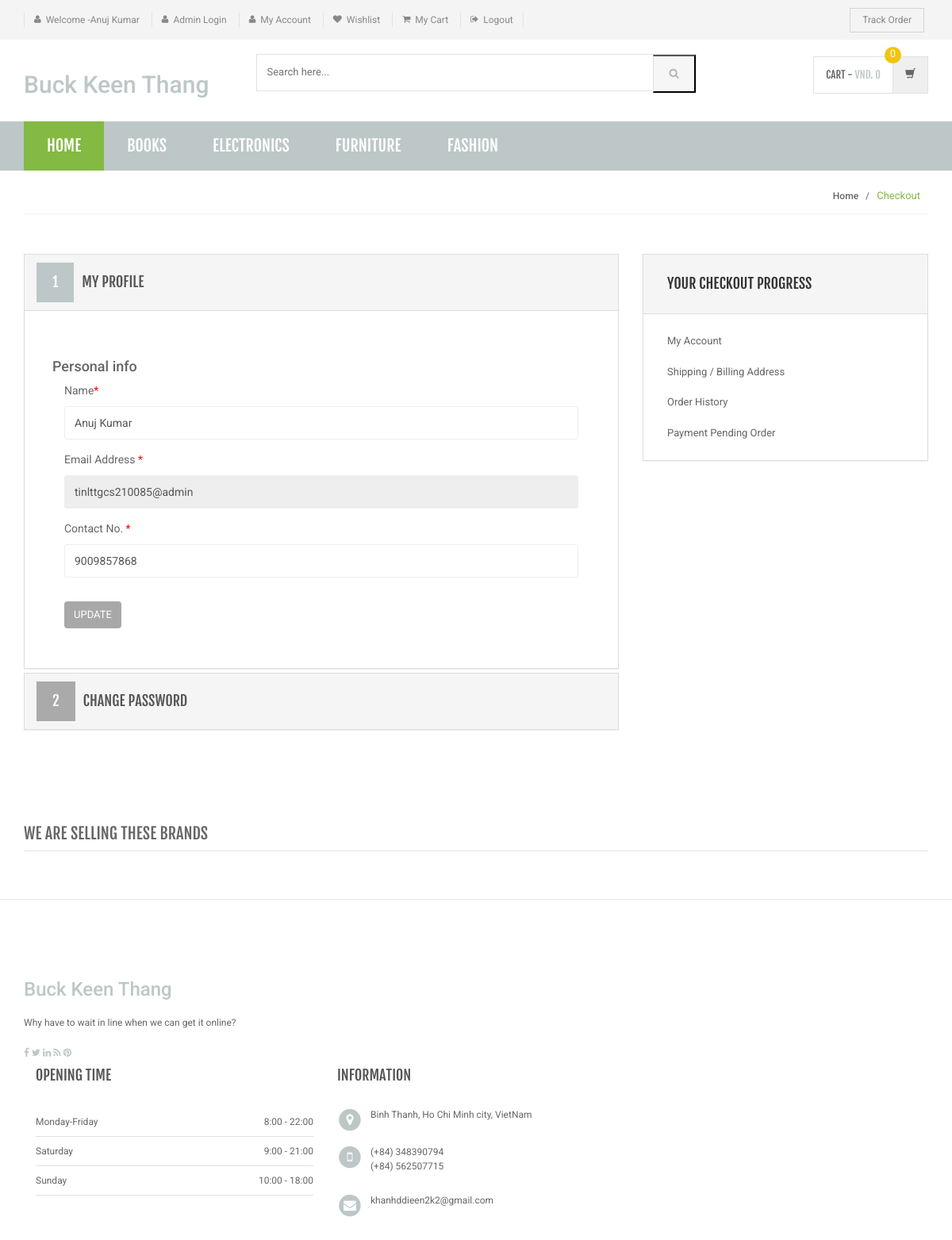
Page /my-account.php (signed in) on the committed database.
### tables this page shows
CREATE TABLE `category` (
  `id` int(11) NOT NULL,
  `categoryName` varchar(255) DEFAULT NULL,
  `categoryDescription` longtext,
  `creationDate` timestamp NOT NULL DEFAULT CURRENT_TIMESTAMP,
  `updationDate` varchar(255) DEFAULT NULL
);

CREATE TABLE `users` (
  `id` int(11) NOT NULL,
  `name` varchar(255) DEFAULT NULL,
  `email` varchar(255) DEFAULT NULL,
  `contactno` bigint(11) DEFAULT NULL,
  `password` varchar(255) DEFAULT NULL,
  `shippingAddress` longtext,
  `shippingState` varchar(255) DEFAULT NULL,
  `shippingCity` varchar(255) DEFAULT NULL,
  `shippingPincode` int(11) DEFAULT NULL,
  `billingAddress` longtext,
  `billingState` varchar(255) DEFAULT NULL,
  `billingCity` varchar(255) DEFAULT NULL,
  `billingPincode` int(11) DEFAULT NULL,
  `regDate` timestamp NOT NULL DEFAULT CURRENT_TIMESTAMP,
  `updationDate` varchar(255) DEFAULT NULL
);

### my-account.php (the view, shortened to what this page needs)
<?php
include('includes/config.php');
if(strlen($_SESSION['login'])==0)
    {
header('location:login.php');
}
else{
?>
<!DOCTYPE html>
<html lang="en">
	<head>
	    <link rel="stylesheet" href="assets/css/bootstrap.min.css">
	    <link rel="stylesheet" href="assets/css/main.css">
	    <link rel="stylesheet" href="assets/css/green.css">
	    <link rel="stylesheet" href="assets/css/owl.carousel.css">
		<link rel="stylesheet" href="assets/css/owl.transitions.css">
		<link href="assets/css/lightbox.css" rel="stylesheet">
		<link rel="stylesheet" href="assets/css/animate.min.css">
		<link rel="stylesheet" href="assets/css/rateit.css">
		<link rel="stylesheet" href="assets/css/bootstrap-select.min.css">
		<link rel="stylesheet" href="assets/css/config.css">
		<link href="assets/css/green.css" rel="alternate stylesheet" title="Green color">
		<link href="assets/css/blue.css" rel="alternate stylesheet" title="Blue color">
		<link href="assets/css/red.css" rel="alternate stylesheet" title="Red color">
		<link href="assets/css/orange.css" rel="alternate stylesheet" title="Orange color">
		<link href="assets/css/dark-green.css" rel="alternate stylesheet" title="Darkgreen color">
		<link rel="stylesheet" href="assets/css/font-awesome.min.css">
	</head>
    <body class="cnt-home">
<header class="header-style-1">
<?php include('includes/top-header.php');?>
<?php include('includes/main-header.php');?>
<?php include('includes/menu-bar.php');?>
</header>
<div class="breadcrumb">
	<div class="container">
		<div class="breadcrumb-inner">
			<ul class="list-inline list-unstyled">
				<li><a href="#">Home</a></li>
				<li class='active'>Checkout</li>
			</ul>
		</div>
	</div>
</div>
<div class="body-content outer-top-bd">
	<div class="container">
		<div class="checkout-box inner-bottom-sm">
			<div class="row">
				<div class="col-md-8">
					<div class="panel-group checkout-steps" id="accordion">
<div class="panel panel-default checkout-step-01">
		<div class="panel-heading">
    	<h4 class="unicase-checkout-title">
	        <a data-toggle="collapse" class="" data-parent="#accordion" href="#collapseOne">
	          <span>1</span>My Profile
	        </a>
	     </h4>
    </div>
	<div id="collapseOne" class="panel-collapse collapse in">
	    <div class="panel-body">
			<div class="row">
<h4>Personal info</h4>
				<div class="col-md-12 col-sm-12 already-registered-login">
<?php
$query=mysqli_query($con,"select * from users where id='".$_SESSION['id']."'");
while($row=mysqli_fetch_array($query))
{
?>
					<form class="register-form" role="form" method="post">
<div class="form-group">
					    <label class="info-title" for="name">Name<span>*</span></label>
					    <input type="text" class="form-control unicase-form-control text-input" value="<?php echo $row['name'];?>" id="name" name="name" required="required">
					  </div>
						<div class="form-group">
					    <label class="info-title" for="exampleInputEmail1">Email Address <span>*</span></label>
			 <input type="email" class="form-control unicase-form-control text-input" id="exampleInputEmail1" value="<?php echo $row['email'];?>" readonly>
					  </div>
					  <div class="form-group">
					    <label class="info-title" for="Contact No.">Contact No. <span>*</span></label>
					    <input type="text" class="form-control unicase-form-control text-input" id="contactno" name="contactno" required="required" value="<?php echo $row['contactno'];?>"  maxlength="10">
					  </div>
					  <button type="submit" name="update" class="btn-upper btn btn-primary checkout-page-button">Update</button>
					</form>
					<?php } ?>
				</div>
			</div>
		</div>
	</div>
</div>
					  	<div class="panel panel-default checkout-step-02">
						    <div class="panel-heading">
						      <h4 class="unicase-checkout-title">
						        <a data-toggle="collapse" class="collapsed" data-parent="#accordion" href="#collapseTwo">
						          <span>2</span>Change Password
						        </a>
						      </h4>
						    </div>
					  	</div>
					</div>
				</div>
			<?php include('includes/myaccount-sidebar.php');?>
			</div>
		</div>
	<?php include('includes/brands-slider.php');?>
</div>
</div>
<?php include('includes/footer.php');?>
</body>
</html>
<?php } ?>

### includes/menu-bar.php (shortened to what this page needs)
<div class="header-nav animate-dropdown">
    <div class="container">
        <div class="yamm navbar navbar-default" role="navigation">
            <div class="nav-bg-class">
                <div class="navbar-collapse collapse" id="mc-horizontal-menu-collapse">
	<div class="nav-outer">
		<ul class="nav navbar-nav">
			<li class="active dropdown yamm-fw">
				<a href="index.php" data-hover="dropdown" class="dropdown-toggle">Home</a>
			</li>
              <?php $sql=mysqli_query($con,"select id,categoryName  from category limit 6");
while($row=mysqli_fetch_array($sql))
{
    ?>
			<li class="dropdown yamm">
				<a href="category.php?cid=<?php echo $row['id'];?>"> <?php echo $row['categoryName'];?></a>
			</li>
			<?php } ?>
		</ul>
		<div class="clearfix"></div>
	</div>
</div>
            </div>
        </div>
    </div>
</div>

### assets/css/green.css (style rules this page uses)
a { color: hsl(180, 8%, 76%) }
.header-style-1 .header-nav { background: hsl(180, 8%, 76%) }
.cnt-home .header-style-1 .header-nav .navbar .navbar-nav > li.active { background: #84b943; }
.breadcrumb ul li.active { color: #84b943; }
.checkout-box .checkout-steps .panel .panel-heading .unicase-checkout-title > a:not(.collapsed) span { background-color: hsl(180, 8%, 76%) }

### assets/css/lightbox.css (style rules this page uses)
body:after { content: url(../images/close.png) url(../images/loading.gif) url(../images/prev.png) url(../images/next.png); display: none; }

### assets/css/blue.css (style rules this page uses)
a { color: #3498db; }
.header-style-1 .header-nav { background: #3498db; }
.cnt-home .header-style-1 .header-nav .navbar .navbar-nav > li.active { background: #1d6ca1; }
.breadcrumb ul li.active { color: #1d6ca1; }
.checkout-box .checkout-steps .panel .panel-heading .unicase-checkout-title > a:not(.collapsed) span { background-color: #3498db; }

### assets/css/red.css (style rules this page uses)
a { color: #ff6c6c; }
.header-style-1 .header-nav { background: #ff6c6c; }
.cnt-home .header-style-1 .header-nav .navbar .navbar-nav > li.active { background: #ff1a1a; }
.breadcrumb ul li.active { color: #ff1a1a; }
.checkout-box .checkout-steps .panel .panel-heading .unicase-checkout-title > a:not(.collapsed) span { background-color: #ff6c6c; }

### assets/css/orange.css (style rules this page uses)
a { color: #f39c12; }
.header-style-1 .header-nav { background: #f39c12; }
.cnt-home .header-style-1 .header-nav .navbar .navbar-nav > li.active { background: #ab6c09; }
.breadcrumb ul li.active { color: #ab6c09; }
.checkout-box .checkout-steps .panel .panel-heading .unicase-checkout-title > a:not(.collapsed) span { background-color: #f39c12; }

### assets/css/dark-green.css (style rules this page uses)
a { color: #12cca7; }
.header-style-1 .header-nav { background: #12cca7; }
.cnt-home .header-style-1 .header-nav .navbar .navbar-nav > li.active { background: #0b816a; }
.breadcrumb ul li.active { color: #0b816a; }
.checkout-box .checkout-steps .panel .panel-heading .unicase-checkout-title > a:not(.collapsed) span { background-color: #12cca7; }

### rows in the picture
category: categoryName "BOOKS"
category: categoryName "ELECTRONICS"
category: categoryName "FURNITURE"
category: categoryName "FASHION"
users: name "Anuj Kumar", email "tinlttgcs210085@admin", contactno "9009857868"

### other values in the picture
$_SESSION['username'] "Anuj Kumar"
